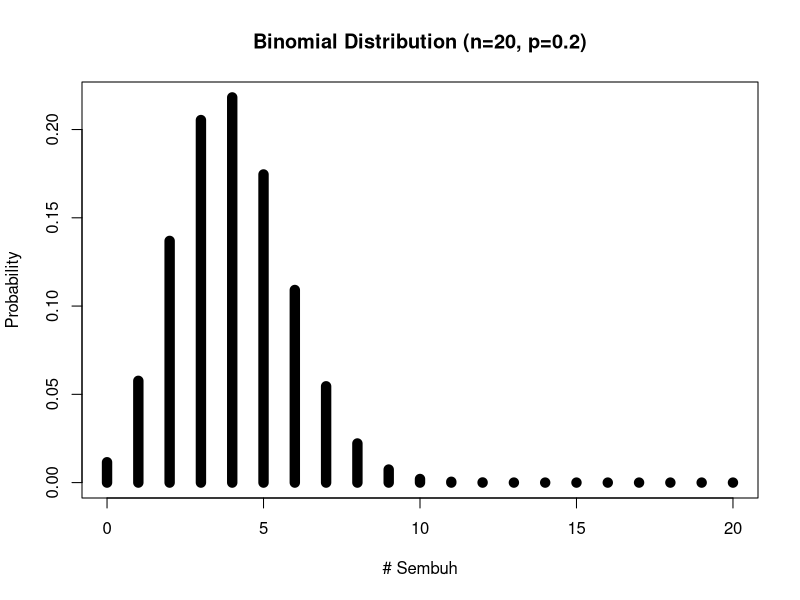

The R script that drew this image:
# No2 X~B(20,0.2)
n <- 20
x <- 4
p <- 0.2

# 2a. X adalah jumlah orang yang sembuh
dbinom(x, n, p)
# [1] 0.2181994

# 2b. Histogram 2a
pasien <- 0:20

plot(pasien, dbinom(pasien,size=20,prob=.2),
     type='h',
     main='Binomial Distribution (n=20, p=0.2)',
     ylab='Probability',
     xlab ='# Sembuh',
     lwd=10)

# No 2c
# Mean = n*p
n <- 20
mu = n*p
mu
# [1] 4

# Variance = npq
q = 1-p
sigma.sq = n*p*q
sigma.sq
# [1] 3.2
